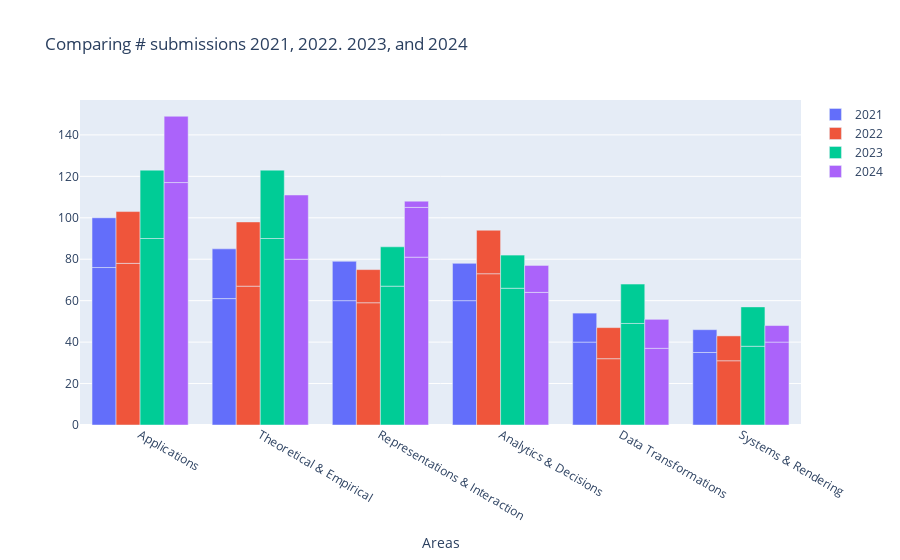

Notebook code cell kept with this figure:
### Markdown cell above
#### Distributions in Areas

### Code cell
tmp = (submissions
    .value_counts(['Area', 'FinalDecision', 'year'])
    .reset_index()
    .rename(columns = {0: 'count'})
)

data=[]
count=0
recent_years = [2021, 2022, 2023, 2024]
for my_year in recent_years:
    count=count+1
    trace1=go.Bar(
        x=tmp[tmp['year']==my_year]["Area"],
        y=tmp[tmp['year']==my_year]['count'],
        customdata = tmp[tmp['year']==my_year]['FinalDecision'],
        hovertemplate="%{y} papers were %{customdata} in",
        name=f"{my_year}",
        offsetgroup=count,
    )
    data.append(trace1)

fig2 = go.Figure(
    data=data,
    layout=go.Layout(
        title="Comparing # submissions 2021, 2022. 2023, and 2024",
        xaxis_title="Areas"
    )
)
fig2.show()

### Figure 1 — Plotly figure (JSON) as saved in the notebook; plotly's stock layout.template omitted (floating-point values rounded to 4 significant figures)
{"data": [{"customdata": ["Reject", "Reject", "Reject", "Reject", "Reject", "Reject", "Accept", "Accept", "Accept", "Accept", "Accept", "Accept"], "hovertemplate": "%{y} papers were %{customdata} in", "name": "2021", "offsetgroup": "1", "type": "bar", "x": ["Applications", "Theoretical & Empirical", "Representations & Interaction", "Analytics & Decisions", "Data Transformations", "Systems & Rendering", "Applications", "Theoretical & Empirical", "Representations & Interaction", "Analytics & Decisions", "Data Transformations", "Systems & Rendering"], "y": [76, 61, 60, 60, 40, 35, 24, 24, 19, 18, 14, 11]}, {"customdata": ["Reject", "Reject", "Reject", "Reject", "Reject", "Accept", "Reject", "Accept", "Accept", "Accept", "Accept", "Accept"], "hovertemplate": "%{y} papers were %{customdata} in", "name": "2022", "offsetgroup": "2", "type": "bar", "x": ["Applications", "Analytics & Decisions", "Theoretical & Empirical", "Representations & Interaction", "Data Transformations", "Theoretical & Empirical", "Systems & Rendering", "Applications", "Analytics & Decisions", "Representations & Interaction", "Data Transformations", "Systems & Rendering"], "y": [78, 73, 67, 59, 32, 31, 31, 25, 21, 16, 15, 12]}, {"customdata": ["Reject", "Reject", "Reject", "Reject", "Reject", "Reject", "Accept", "Accept", "Accept", "Accept", "Accept", "Accept"], "hovertemplate": "%{y} papers were %{customdata} in", "name": "2023", "offsetgroup": "3", "type": "bar", "x": ["Applications", "Theoretical & Empirical", "Representations & Interaction", "Analytics & Decisions", "Data Transformations", "Systems & Rendering", "Applications", "Theoretical & Empirical", "Data Transformations", "Representations & Interaction", "Systems & Rendering", "Analytics & Decisions"], "y": [90, 90, 67, 66, 49, 38, 33, 33, 19, 19, 19, 16]}, {"customdata": ["Reject", "Reject", "Reject", "Reject", "Reject", "Reject", "Accept", "Accept", "Accept", "Accept", "Accept", "Accept", "R2-S"], "hovertemplate": "%{y} papers were %{customdata} in", "name": "2024", "offsetgroup": "4", "type": "bar", "x": ["Applications", "Representations & Interaction", "Theoretical & Empirical", "Analytics & Decisions", "Systems & Rendering", "Data Transformations", "Applications", "Theoretical & Empirical", "Representations & Interaction", "Data Transformations", "Analytics & Decisions", "Systems & Rendering", "Representations & Interaction"], "y": [117, 81, 80, 64, 40, 37, 32, 31, 24, 14, 13, 8, 3]}], "layout": {"title": {"text": "Comparing # submissions 2021, 2022. 2023, and 2024"}, "xaxis": {"title": {"text": "Areas"}}}}
